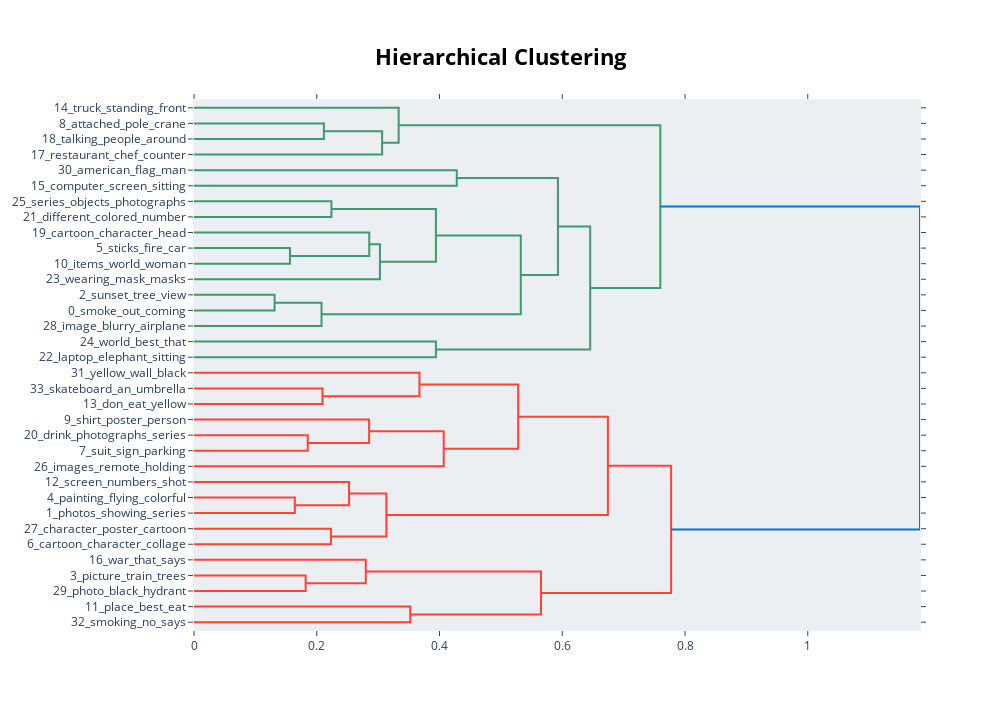

Notebook code cell kept with this figure:
### Code cell
topic_model.visualize_hierarchy()

### Figure 1 — Plotly figure (JSON) as saved in the notebook; plotly's stock layout.template omitted (floating-point values rounded to 4 significant figures)
{"data": [{"hoverinfo": "text", "marker": {"color": "rgb(61,153,112)"}, "mode": "lines", "type": "scatter", "x": [0, 0.2116, 0.2116, 0], "xaxis": "x", "y": [-15, -15, -25, -25], "yaxis": "y"}, {"hoverinfo": "text", "marker": {"color": "rgb(61,153,112)"}, "mode": "lines", "type": "scatter", "x": [0.2116, 0.3065, 0.3065, 0], "xaxis": "x", "y": [-20, -20, -35, -35], "yaxis": "y"}, {"hoverinfo": "text", "marker": {"color": "rgb(61,153,112)"}, "mode": "lines", "type": "scatter", "x": [0, 0.3335, 0.3335, 0.3065], "xaxis": "x", "y": [-5, -5, -27.5, -27.5], "yaxis": "y"}, {"hoverinfo": "text", "marker": {"color": "rgb(61,153,112)"}, "mode": "lines", "type": "scatter", "x": [0, 0.4282, 0.4282, 0], "xaxis": "x", "y": [-45, -45, -55, -55], "yaxis": "y"}, {"hoverinfo": "text", "marker": {"color": "rgb(61,153,112)"}, "mode": "lines", "type": "scatter", "x": [0, 0.2239, 0.2239, 0], "xaxis": "x", "y": [-65, -65, -75, -75], "yaxis": "y"}, {"hoverinfo": "text", "marker": {"color": "rgb(61,153,112)"}, "mode": "lines", "type": "scatter", "x": [0, 0.1563, 0.1563, 0], "xaxis": "x", "y": [-95, -95, -105, -105], "yaxis": "y"}, {"hoverinfo": "text", "marker": {"color": "rgb(61,153,112)"}, "mode": "lines", "type": "scatter", "x": [0, 0.2855, 0.2855, 0.1563], "xaxis": "x", "y": [-85, -85, -100, -100], "yaxis": "y"}, {"hoverinfo": "text", "marker": {"color": "rgb(61,153,112)"}, "mode": "lines", "type": "scatter", "x": [0.2855, 0.303, 0.303, 0], "xaxis": "x", "y": [-92.5, -92.5, -115, -115], "yaxis": "y"}, {"hoverinfo": "text", "marker": {"color": "rgb(61,153,112)"}, "mode": "lines", "type": "scatter", "x": [0.2239, 0.3942, 0.3942, 0.303], "xaxis": "x", "y": [-70, -70, -103.8, -103.8], "yaxis": "y"}, {"hoverinfo": "text", "marker": {"color": "rgb(61,153,112)"}, "mode": "lines", "type": "scatter", "x": [0, 0.1313, 0.1313, 0], "xaxis": "x", "y": [-125, -125, -135, -135], "yaxis": "y"}, {"hoverinfo": "text", "marker": {"color": "rgb(61,153,112)"}, "mode": "lines", "type": "scatter", "x": [0.1313, 0.2078, 0.2078, 0], "xaxis": "x", "y": [-130, -130, -145, -145], "yaxis": "y"}, {"hoverinfo": "text", "marker": {"color": "rgb(61,153,112)"}, "mode": "lines", "type": "scatter", "x": [0.3942, 0.5324, 0.5324, 0.2078], "xaxis": "x", "y": [-86.88, -86.88, -137.5, -137.5], "yaxis": "y"}, {"hoverinfo": "text", "marker": {"color": "rgb(61,153,112)"}, "mode": "lines", "type": "scatter", "x": [0.4282, 0.5929, 0.5929, 0.5324], "xaxis": "x", "y": [-50, -50, -112.2, -112.2], "yaxis": "y"}, {"hoverinfo": "text", "marker": {"color": "rgb(61,153,112)"}, "mode": "lines", "type": "scatter", "x": [0, 0.3941, 0.3941, 0], "xaxis": "x", "y": [-155, -155, -165, -165], "yaxis": "y"}, {"hoverinfo": "text", "marker": {"color": "rgb(61,153,112)"}, "mode": "lines", "type": "scatter", "x": [0.5929, 0.6456, 0.6456, 0.3941], "xaxis": "x", "y": [-81.09, -81.09, -160, -160], "yaxis": "y"}, {"hoverinfo": "text", "marker": {"color": "rgb(61,153,112)"}, "mode": "lines", "type": "scatter", "x": [0.3335, 0.7598, 0.7598, 0.6456], "xaxis": "x", "y": [-16.25, -16.25, -120.5, -120.5], "yaxis": "y"}, {"hoverinfo": "text", "marker": {"color": "rgb(255,65,54)"}, "mode": "lines", "type": "scatter", "x": [0, 0.2093, 0.2093, 0], "xaxis": "x", "y": [-185, -185, -195, -195], "yaxis": "y"}, {"hoverinfo": "text", "marker": {"color": "rgb(255,65,54)"}, "mode": "lines", "type": "scatter", "x": [0, 0.3673, 0.3673, 0.2093], "xaxis": "x", "y": [-175, -175, -190, -190], "yaxis": "y"}, {"hoverinfo": "text", "marker": {"color": "rgb(255,65,54)"}, "mode": "lines", "type": "scatter", "x": [0, 0.1853, 0.1853, 0], "xaxis": "x", "y": [-215, -215, -225, -225], "yaxis": "y"}, {"hoverinfo": "text", "marker": {"color": "rgb(255,65,54)"}, "mode": "lines", "type": "scatter", "x": [0, 0.2853, 0.2853, 0.1853], "xaxis": "x", "y": [-205, -205, -220, -220], "yaxis": "y"}, {"hoverinfo": "text", "marker": {"color": "rgb(255,65,54)"}, "mode": "lines", "type": "scatter", "x": [0.2853, 0.4068, 0.4068, 0], "xaxis": "x", "y": [-212.5, -212.5, -235, -235], "yaxis": "y"}, {"hoverinfo": "text", "marker": {"color": "rgb(255,65,54)"}, "mode": "lines", "type": "scatter", "x": [0.3673, 0.5282, 0.5282, 0.4068], "xaxis": "x", "y": [-182.5, -182.5, -223.8, -223.8], "yaxis": "y"}, {"hoverinfo": "text", "marker": {"color": "rgb(255,65,54)"}, "mode": "lines", "type": "scatter", "x": [0, 0.1642, 0.1642, 0], "xaxis": "x", "y": [-255, -255, -265, -265], "yaxis": "y"}, {"hoverinfo": "text", "marker": {"color": "rgb(255,65,54)"}, "mode": "lines", "type": "scatter", "x": [0, 0.2527, 0.2527, 0.1642], "xaxis": "x", "y": [-245, -245, -260, -260], "yaxis": "y"}, {"hoverinfo": "text", "marker": {"color": "rgb(255,65,54)"}, "mode": "lines", "type": "scatter", "x": [0, 0.2231, 0.2231, 0], "xaxis": "x", "y": [-275, -275, -285, -285], "yaxis": "y"}, {"hoverinfo": "text", "marker": {"color": "rgb(255,65,54)"}, "mode": "lines", "type": "scatter", "x": [0.2527, 0.3134, 0.3134, 0.2231], "xaxis": "x", "y": [-252.5, -252.5, -280, -280], "yaxis": "y"}, {"hoverinfo": "text", "marker": {"color": "rgb(255,65,54)"}, "mode": "lines", "type": "scatter", "x": [0.5282, 0.6743, 0.6743, 0.3134], "xaxis": "x", "y": [-203.1, -203.1, -266.2, -266.2], "yaxis": "y"}, {"hoverinfo": "text", "marker": {"color": "rgb(255,65,54)"}, "mode": "lines", "type": "scatter", "x": [0, 0.1819, 0.1819, 0], "xaxis": "x", "y": [-305, -305, -315, -315], "yaxis": "y"}, {"hoverinfo": "text", "marker": {"color": "rgb(255,65,54)"}, "mode": "lines", "type": "scatter", "x": [0, 0.2799, 0.2799, 0.1819], "xaxis": "x", "y": [-295, -295, -310, -310], "yaxis": "y"}, {"hoverinfo": "text", "marker": {"color": "rgb(255,65,54)"}, "mode": "lines", "type": "scatter", "x": [0, 0.3523, 0.3523, 0], "xaxis": "x", "y": [-325, -325, -335, -335], "yaxis": "y"}, {"hoverinfo": "text", "marker": {"color": "rgb(255,65,54)"}, "mode": "lines", "type": "scatter", "x": [0.2799, 0.5654, 0.5654, 0.3523], "xaxis": "x", "y": [-302.5, -302.5, -330, -330], "yaxis": "y"}, {"hoverinfo": "text", "marker": {"color": "rgb(255,65,54)"}, "mode": "lines", "type": "scatter", "x": [0.6743, 0.7774, 0.7774, 0.5654], "xaxis": "x", "y": [-234.7, -234.7, -316.2, -316.2], "yaxis": "y"}, {"hoverinfo": "text", "marker": {"color": "rgb(0,116,217)"}, "mode": "lines", "type": "scatter", "x": [0.7598, 1.183, 1.183, 0.7774], "xaxis": "x", "y": [-68.4, -68.4, -275.5, -275.5], "yaxis": "y"}], "layout": {"autosize": false, "height": 710, "hoverlabel": {"bgcolor": "white", "font": {"family": "Rockwell", "size": 16}}, "hovermode": "closest", "plot_bgcolor": "#ECEFF1", "showlegend": false, "title": {"font": {"color": "Black", "size": 22}, "text": "<b>Hierarchical Clustering</b>", "x": 0.5, "xanchor": "center", "yanchor": "top"}, "width": 1000, "xaxis": {"mirror": "allticks", "rangemode": "tozero", "showgrid": false, "showline": true, "showticklabels": true, "ticks": "outside", "type": "linear", "zeroline": false}, "yaxis": {"mirror": "allticks", "range": [-340, 0], "rangemode": "tozero", "showgrid": false, "showline": true, "showticklabels": true, "tickmode": "array", "ticks": "outside", "ticktext": ["14_truck_standing_front", "8_attached_pole_crane", "18_talking_people_around", "17_restaurant_chef_counter", "30_american_flag_man", "15_computer_screen_sitting", "25_series_objects_photographs", "21_different_colored_number", "19_cartoon_character_head", "5_sticks_fire_car", "10_items_world_woman", "23_wearing_mask_masks", "2_sunset_tree_view", "0_smoke_out_coming", "28_image_blurry_airplane", "24_world_best_that", "22_laptop_elephant_sitting", "31_yellow_wall_black", "33_skateboard_an_umbrella", "13_don_eat_yellow", "9_shirt_poster_person", "20_drink_photographs_series", "7_suit_sign_parking", "26_images_remote_holding", "12_screen_numbers_shot", "4_painting_flying_colorful", "1_photos_showing_series", "27_character_poster_cartoon", "6_cartoon_character_collage", "16_war_that_says", "3_picture_train_trees", "29_photo_black_hydrant", "11_place_best_eat", "32_smoking_no_says"], "tickvals": [-5, -15, -25, -35, -45, -55, -65, -75, -85, -95, -105, -115, -125, -135, -145, -155, -165, -175, -185, -195, -205, -215, -225, -235, -245, -255, -265, -275, -285, -295, -305, -315, -325, -335], "type": "linear", "zeroline": false}}}
